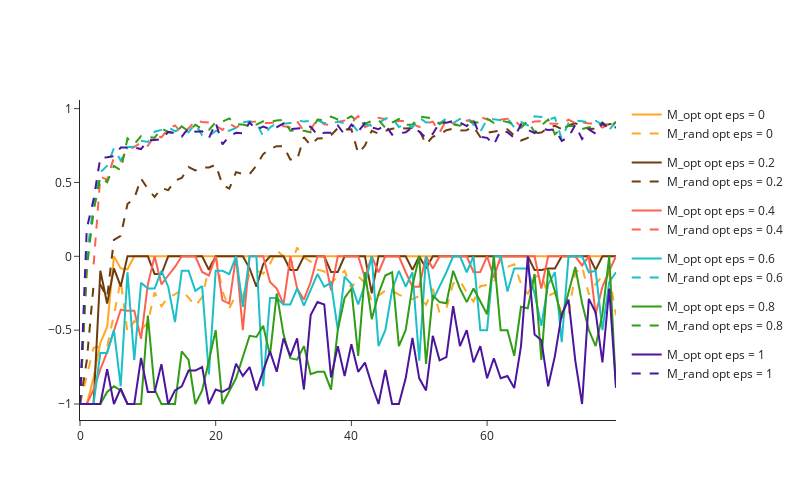

Source (notebook cell):
### Code cell
fig = go.Figure()
for i in [0,1,2,3,4,5]:
    fig.add_trace(go.Scatter(x=list(range(len(M_opts_ep[i]))), y=M_opts_ep[i],
                    mode='lines',line = dict(color = colors[i]),
                    name='M_opt opt eps = '+ str(eps_opts[i]), legendgroup=i+1))
    fig.add_trace(go.Scatter(x=list(range(len(M_rands_ep[i]))), y=M_rands_ep[i],
                     line = dict(dash='dash',color = colors[i]),
                    name='M_rand opt eps = '+ str(eps_opts[i]), legendgroup=i+1))
    
fig.update_layout(template="simple_white", width=800,height=500)

fig.show()
